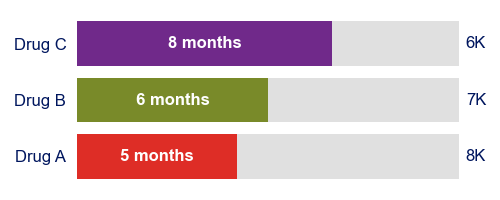

Write the Python code that produced this figure.
# %% barh_stk_xs_yn_bkk

## Dependencies
import matplotlib.pyplot as plt
import pandas as pd
from analytics_tasks.automate_office.build_batch import (
    transform_data,
)
from analytics_tasks.automate_office.build_explore import (
    transform_data_explore,
)
from analytics_tasks_utils.os_functions import open_file_folder


## barh_stk_xs_yn_bkk
def barh_stk_xs_yn_bkk(
    df,
    chartTitle="barh_stk_xs_yn_bkk",
    studyPeriod=12,
    special_series_name=None,
    special_series_label_font_size=10,
    chart_out=None,
    chart_width=2.5,
    chart_height=1.3,
    chart_title_font_size=10,
    chart_title_color="black",  # New parameter for title color
    series_label_font_size=9,
    series_label_color="white",  # New parameter for bar text color
    xtick_label_font_size=9,
    xtick_label_color="black",  # New parameter for y-axis label color (categories)
    k_value_font_size=9,
    k_value_color="#01387B",
):  # New parameter for k-value (secondary) text color
    # Set up the figure and axis
    fig, ax = plt.subplots(figsize=(chart_width, chart_height))

    df["value"] = round(df["value"], 1)

    # Sort the dataframe by 'value' column in descending order
    df = df.sort_values(by="value", ascending=True).reset_index(drop=True)

    # After sorting, then extract lists
    categories = df["x"].tolist()
    values = df["value"].tolist()
    z_values = df["z"].tolist()
    colors = df["color_hex"].tolist()

    # Total bar length
    total_bar_length = studyPeriod

    # Calculate remainders
    remainders = [total_bar_length - value for value in values]

    # Horizontal bars for first part (with the specified values)
    bars1 = ax.barh(categories, values, color=colors)

    bars2 = ax.barh(categories, remainders, left=values, color="#e0e0e0")

    # Add value labels on the bars with " month" suffix
    for i, (bar, value, category) in enumerate(zip(bars1, values, categories)):
        # Make the text bold and larger for special_series_name
        if category == special_series_name:
            ax.text(
                value / 2,
                i,
                f"{value} months",
                ha="center",
                va="center",
                color=series_label_color,
                fontweight="bold",
                fontsize=special_series_label_font_size,
            )  # Using new color parameter
        else:
            ax.text(
                value / 2,
                i,
                f"{value} months",
                ha="center",
                va="center",
                color=series_label_color,
                fontweight="bold",
                fontsize=series_label_font_size,
            )  # Using new color parameter

    # Then update the z values text section
    for i, (z_value, category) in enumerate(zip(z_values, categories)):
        # Format the z_value in thousands with 'K' suffix
        formatted_z = f"{z_value / 1000:.0f}K"
        # Remove decimal point if it's a whole number
        if formatted_z.endswith(".0K"):
            formatted_z = formatted_z.replace(".0K", "K")

        # Make the text bold and larger for special_series_name
        if category == special_series_name:
            ax.text(
                total_bar_length + 0.2,
                i,
                formatted_z,
                ha="left",
                va="center",
                color=k_value_color,
                fontweight="bold",
                fontsize=special_series_label_font_size,
            )  # Using new color parameter
        else:
            ax.text(
                total_bar_length + 0.2,
                i,
                formatted_z,
                ha="left",
                va="center",
                # color=k_value_color, fontweight='bold', fontsize=k_value_font_size)  # Using new color parameter
                color=k_value_color,
                fontsize=k_value_font_size,
            )  # Using new color parameter

    # Title - extreme left aligned
    ax.set_title("")  # Remove the standard title
    if chartTitle == "":
        print("NOTE: No title.")
    else:
        chartTitle = f"{chartTitle}: {studyPeriod} months follow-up"
        ax.text(
            -0.19,
            1.15,
            chartTitle,
            fontsize=chart_title_font_size,
            color=chart_title_color,
            transform=ax.transAxes,
        )  # Using new color parameter

    # Remove ALL x-axis elements completely
    ax.set_xticks([])
    ax.xaxis.set_ticks_position("none")
    ax.spines["bottom"].set_visible(False)

    # Set y-axis labels with custom font size (this is for the category labels)
    ax.yaxis.set_ticks_position("none")
    ax.set_yticks(range(len(categories)))

    # First set all labels with default size and color
    ax.set_yticklabels(
        categories, fontsize=xtick_label_font_size, color=xtick_label_color
    )  # Using new color parameter

    # Then customize the specific label for special series
    for label in ax.get_yticklabels():
        if label.get_text() == special_series_name:
            label.set_fontweight("bold")
            label.set_fontsize(special_series_label_font_size)
            label.set_color(xtick_label_color)  # Maintain the same color

    ax.spines["left"].set_visible(False)

    # Remove other spines and grid
    ax.spines["top"].set_visible(False)
    ax.spines["right"].set_visible(False)
    ax.grid(False)

    # Adjust layout
    plt.tight_layout()

    # Show the plot
    # plt.show()

    if chart_out:
        plt.savefig(chart_out)
        # print('REPORT: barh_stk_xs_yn_bkk output successfully saved.')

    plt.close()


## Run
if __name__ == "__main__":
    # Data
    df = pd.read_csv(_vl / "compare/barh_stk_xs_yn_bkk.csv")

    # Colors
    _colors_file = _vl / "____settings/colors.xlsm"

    # Transpose
    df = transform_data(df, x=["drug"], y=["staytime"], z=["pc"])

    # Add colors
    df = transform_data_explore(df, _colors_file)

    chart_out = _vl / "compare/barh_stk_xs_yn_bkk.png"

    barh_stk_xs_yn_bkk(
        df,
        chart_out=chart_out,
        chartTitle="",
        chart_title_font_size=16,
        chart_title_color="#00165E",
        studyPeriod=12,
        special_series_name="",
        special_series_label_font_size=11,
        chart_width=5,
        chart_height=2,
        series_label_font_size=12,
        xtick_label_color="#00165E",
        xtick_label_font_size=12,
        k_value_font_size=12,
        k_value_color="#00165E",
    )

    open_file_folder(chart_out)


## Self
"""
exec(open(_vl / 'compare/barh_stk_xs_yn_bkk.py', encoding='utf-8').read())
"""
